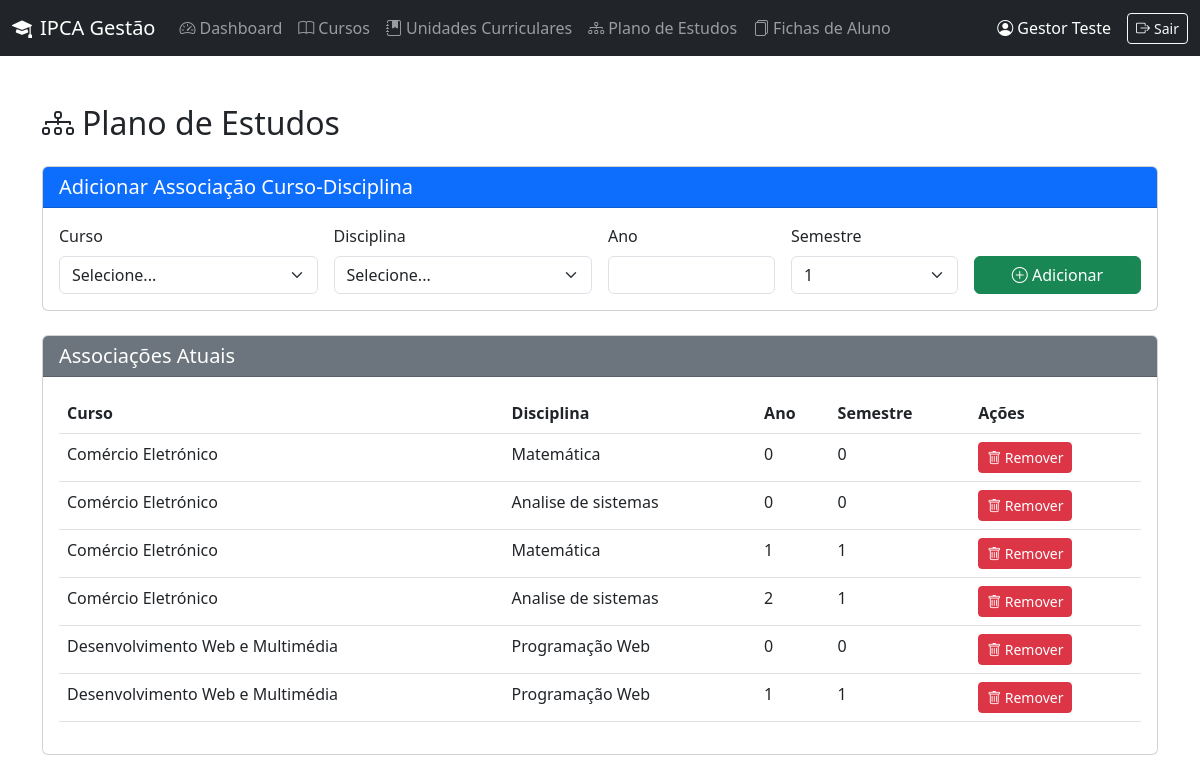
/gestor/plano_estudos.php (signed in), run on the app's committed database.
### tables this page shows
CREATE TABLE `plano_estudos` (
  `id` int(11) NOT NULL,
  `cursos` int(11) NOT NULL,
  `disciplinas` int(11) NOT NULL,
  `ano` int(11) NOT NULL,
  `semestre` int(11) NOT NULL
);

CREATE TABLE `cursos` (
  `Id_cursos` int(11) NOT NULL,
  `nome_cursos` text NOT NULL
);

CREATE TABLE `disciplinas` (
  `Id_disciplina` int(11) NOT NULL,
  `nome_disciplina` text NOT NULL
);

### gestor/plano_estudos.php (the view, shortened to what this page needs)
<?php
require_once '../includes/config.php';
$planos = $pdo->query("
    SELECT pe.*, c.nome_cursos, d.nome_disciplina
    FROM plano_estudos pe
    JOIN cursos c ON pe.cursos = c.Id_cursos
    JOIN disciplinas d ON pe.disciplinas = d.Id_disciplina
    ORDER BY c.nome_cursos, pe.ano, pe.semestre
")->fetchAll();
?>
<!DOCTYPE html>
<html lang="pt">
<head>
    <link href="https://cdn.jsdelivr.net/npm/bootstrap@5.3.0/dist/css/bootstrap.min.css" rel="stylesheet">
    <link rel="stylesheet" href="https://cdn.jsdelivr.net/npm/bootstrap-icons@1.11.1/font/bootstrap-icons.css">
</head>
<body>
    <?php include '../includes/navbar.php'; ?>
    <div class="container mt-5">
        <h2 class="mb-4"><i class="bi bi-diagram-3 me-2"></i>Plano de Estudos</h2>
        <div class="card mb-4">
            <div class="card-header bg-primary text-white">
                <h5 class="mb-0">Adicionar Associação Curso-Disciplina</h5>
            </div>
            <div class="card-body">
                <form method="post" class="row g-3">
                    <div class="col-md-3">
                        <label for="curso" class="form-label">Curso</label>
                        <select class="form-select" id="curso" name="curso" required>
                            <option value="">Selecione...</option>
                        </select>
                    </div>
                    <div class="col-md-3">
                        <label for="disciplina" class="form-label">Disciplina</label>
                        <select class="form-select" id="disciplina" name="disciplina" required>
                            <option value="">Selecione...</option>
                        </select>
                    </div>
                    <div class="col-md-2">
                        <label for="ano" class="form-label">Ano</label>
                        <input type="number" class="form-control" id="ano" name="ano" min="1" required>
                    </div>
                    <div class="col-md-2">
                        <label for="semestre" class="form-label">Semestre</label>
                        <select class="form-select" id="semestre" name="semestre" required>
                            <option value="1">1</option>
                        </select>
                    </div>
                    <div class="col-md-2 align-self-end">
                        <button type="submit" name="add" class="btn btn-success w-100"><i class="bi bi-plus-circle"></i> Adicionar</button>
                    </div>
                </form>
            </div>
        </div>
        <div class="card">
            <div class="card-header bg-secondary text-white">
                <h5 class="mb-0">Associações Atuais</h5>
            </div>
            <div class="card-body">
                <table class="table table-hover">
                    <thead>
                        <tr>
                            <th>Curso</th>
                            <th>Disciplina</th>
                            <th>Ano</th>
                            <th>Semestre</th>
                            <th>Ações</th>
                        </tr>
                    </thead>
                    <tbody>
                        <?php foreach ($planos as $p): ?>
                        <tr>
                            <td><?= htmlspecialchars($p['nome_cursos']) ?></td>
                            <td><?= htmlspecialchars($p['nome_disciplina']) ?></td>
                            <td><?= $p['ano'] ?></td>
                            <td><?= $p['semestre'] ?></td>
                            <td>
                                <a href="?remove=<?= $p['id'] ?>" class="btn btn-sm btn-danger" onclick="return confirm('Remover esta associação?')"><i class="bi bi-trash"></i> Remover</a>
                            </td>
                        </tr>
                        <?php endforeach; ?>
                    </tbody>
                </table>
            </div>
        </div>
    </div>
</body>
</html>

### includes/navbar.php (shortened to what this page needs)
<nav class="navbar navbar-expand-lg navbar-dark bg-dark">
    <div class="container-fluid">
        <a class="navbar-brand" href="#"><i class="bi bi-mortarboard-fill me-2"></i>IPCA Gestão</a>
        <div class="collapse navbar-collapse" id="navbarNav">
            <ul class="navbar-nav me-auto">
                <?php if ($_SESSION['user_role'] === 'aluno'): ?>
                    <li class="nav-item"><a class="nav-link" href="../aluno/dashboard.php"><i class="bi bi-speedometer2 me-1"></i>Dashboard</a></li>
                    <li class="nav-item"><a class="nav-link" href="../aluno/ficha.php"><i class="bi bi-file-person me-1"></i>Ficha de Aluno</a></li>
                    <li class="nav-item"><a class="nav-link" href="../aluno/matricula.php"><i class="bi bi-pencil-square me-1"></i>Pedido de Matrícula</a></li>
                    <li class="nav-item"><a class="nav-link" href="../aluno/consultar.php"><i class="bi bi-search me-1"></i>Consultar Estado</a></li>
                <?php elseif ($_SESSION['user_role'] === 'gestor'): ?>
                    <li class="nav-item"><a class="nav-link" href="../gestor/dashboard.php"><i class="bi bi-speedometer2 me-1"></i>Dashboard</a></li>
                    <li class="nav-item"><a class="nav-link" href="../gestor/cursos.php"><i class="bi bi-book me-1"></i>Cursos</a></li>
                    <li class="nav-item"><a class="nav-link" href="../gestor/disciplinas.php"><i class="bi bi-journal-bookmark-fill me-1"></i>Unidades Curriculares</a></li>
                    <li class="nav-item"><a class="nav-link" href="../gestor/plano_estudos.php"><i class="bi bi-diagram-3 me-1"></i>Plano de Estudos</a></li>
                    <li class="nav-item"><a class="nav-link" href="../gestor/fichas_alunos.php"><i class="bi bi-files me-1"></i>Fichas de Aluno</a></li>
                <?php elseif ($_SESSION['user_role'] === 'admin'): ?>
                    <li class="nav-item"><a class="nav-link" href="../admin/dashboard.php"><i class="bi bi-speedometer2 me-1"></i>Dashboard</a></li>
                    <li class="nav-item"><a class="nav-link" href="../admin/utilizadores.php"><i class="bi bi-people me-1"></i>Utilizadores</a></li>
                <?php endif; ?>
            </ul>
            <span class="navbar-text text-white me-3">
                <i class="bi bi-person-circle me-1"></i><?= htmlspecialchars($_SESSION['user_name']) ?>
            </span>
            <a href="../logout.php" class="btn btn-outline-light btn-sm"><i class="bi bi-box-arrow-right me-1"></i>Sair</a>
        </div>
    </div>
</nav>

### data on the page
plano_estudos: cursos.nome_cursos "Comércio Eletrónico", disciplinas.nome_disciplina "Matemática", ano "0", semestre "0"
plano_estudos: cursos.nome_cursos "Comércio Eletrónico", disciplinas.nome_disciplina "Analise de sistemas", ano "0", semestre "0"
plano_estudos: cursos.nome_cursos "Comércio Eletrónico", disciplinas.nome_disciplina "Matemática", ano "1", semestre "1"
plano_estudos: cursos.nome_cursos "Comércio Eletrónico", disciplinas.nome_disciplina "Analise de sistemas", ano "2", semestre "1"
plano_estudos: cursos.nome_cursos "Desenvolvimento Web e Multimédia", disciplinas.nome_disciplina "Programação Web", ano "0", semestre "0"
plano_estudos: cursos.nome_cursos "Desenvolvimento Web e Multimédia", disciplinas.nome_disciplina "Programação Web", ano "1", semestre "1"

### other printed values
$_SESSION['user_name'] "Gestor Teste"
